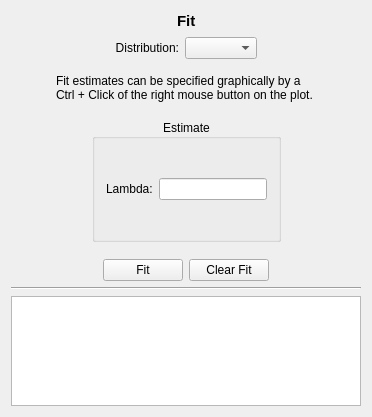
<?xml version="1.0" encoding="UTF-8"?>
<ui version="4.0">
 <class>FitWidgetClass</class>
 <widget class="QWidget" name="FitWidgetClass">
  <property name="geometry">
   <rect>
    <x>0</x>
    <y>0</y>
    <width>370</width>
    <height>417</height>
   </rect>
  </property>
  <property name="sizePolicy">
   <sizepolicy hsizetype="Preferred" vsizetype="Preferred">
    <horstretch>0</horstretch>
    <verstretch>0</verstretch>
   </sizepolicy>
  </property>
  <property name="windowTitle">
   <string>FitWidget</string>
  </property>
  <layout class="QVBoxLayout" name="verticalLayout_3">
   <item>
    <layout class="QHBoxLayout" name="horizontalLayout_10">
     <item>
      <spacer name="horizontalSpacer_14">
       <property name="orientation">
        <enum>Qt::Horizontal</enum>
       </property>
       <property name="sizeHint" stdset="0">
        <size>
         <width>40</width>
         <height>20</height>
        </size>
       </property>
      </spacer>
     </item>
     <item>
      <widget class="QLabel" name="label_8">
       <property name="font">
        <font>
         <pointsize>11</pointsize>
         <weight>75</weight>
         <bold>true</bold>
        </font>
       </property>
       <property name="text">
        <string>&lt;font color='black'&gt;Fit&lt;/font&gt;</string>
       </property>
      </widget>
     </item>
     <item>
      <spacer name="horizontalSpacer_15">
       <property name="orientation">
        <enum>Qt::Horizontal</enum>
       </property>
       <property name="sizeHint" stdset="0">
        <size>
         <width>40</width>
         <height>20</height>
        </size>
       </property>
      </spacer>
     </item>
    </layout>
   </item>
   <item>
    <layout class="QHBoxLayout" name="horizontalLayout_3">
     <item>
      <spacer name="horizontalSpacer_12">
       <property name="orientation">
        <enum>Qt::Horizontal</enum>
       </property>
       <property name="sizeHint" stdset="0">
        <size>
         <width>13</width>
         <height>20</height>
        </size>
       </property>
      </spacer>
     </item>
     <item>
      <widget class="QLabel" name="label">
       <property name="text">
        <string>Distribution:</string>
       </property>
       <property name="alignment">
        <set>Qt::AlignRight|Qt::AlignTrailing|Qt::AlignVCenter</set>
       </property>
      </widget>
     </item>
     <item>
      <widget class="QComboBox" name="fitDistributionComboBox">
       <property name="toolTip">
        <string>Select a probability distribution for the fit.</string>
       </property>
      </widget>
     </item>
     <item>
      <spacer name="horizontalSpacer_13">
       <property name="orientation">
        <enum>Qt::Horizontal</enum>
       </property>
       <property name="sizeHint" stdset="0">
        <size>
         <width>18</width>
         <height>20</height>
        </size>
       </property>
      </spacer>
     </item>
    </layout>
   </item>
   <item>
    <layout class="QHBoxLayout" name="horizontalLayout_8">
     <property name="topMargin">
      <number>9</number>
     </property>
     <item>
      <spacer name="horizontalSpacer_10">
       <property name="orientation">
        <enum>Qt::Horizontal</enum>
       </property>
       <property name="sizeHint" stdset="0">
        <size>
         <width>13</width>
         <height>20</height>
        </size>
       </property>
      </spacer>
     </item>
     <item>
      <widget class="QLabel" name="label_6">
       <property name="font">
        <font>
         <pointsize>8</pointsize>
        </font>
       </property>
       <property name="text">
        <string>&lt;!DOCTYPE HTML PUBLIC &quot;-//W3C//DTD HTML 4.0//EN&quot; &quot;http://www.w3.org/TR/REC-html40/strict.dtd&quot;&gt;
&lt;html&gt;&lt;head&gt;&lt;meta name=&quot;qrichtext&quot; content=&quot;1&quot; /&gt;&lt;style type=&quot;text/css&quot;&gt;
p, li { white-space: pre-wrap; }
&lt;/style&gt;&lt;/head&gt;&lt;body style=&quot; font-family:'Sans Serif'; font-size:9pt; font-weight:400; font-style:normal;&quot;&gt;
&lt;table border=&quot;0&quot; style=&quot;-qt-table-type: root; margin-top:4px; margin-bottom:4px; margin-left:4px; margin-right:4px;&quot;&gt;
&lt;tr&gt;
&lt;td style=&quot;border: none;&quot;&gt;
&lt;p style=&quot; margin-top:0px; margin-bottom:0px; margin-left:0px; margin-right:0px; -qt-block-indent:0; text-indent:0px;&quot;&gt;&lt;span style=&quot; color:#000000;&quot;&gt;Fit estimates can be specified graphically by a &lt;/span&gt;&lt;/p&gt;
&lt;p style=&quot; margin-top:0px; margin-bottom:0px; margin-left:0px; margin-right:0px; -qt-block-indent:0; text-indent:0px;&quot;&gt;&lt;span style=&quot; color:#000000;&quot;&gt;Ctrl + Click of the right mouse button on the plot. &lt;/span&gt;&lt;/p&gt;&lt;/td&gt;&lt;/tr&gt;&lt;/table&gt;&lt;/body&gt;&lt;/html&gt;</string>
       </property>
      </widget>
     </item>
     <item>
      <spacer name="horizontalSpacer_11">
       <property name="orientation">
        <enum>Qt::Horizontal</enum>
       </property>
       <property name="sizeHint" stdset="0">
        <size>
         <width>13</width>
         <height>20</height>
        </size>
       </property>
      </spacer>
     </item>
    </layout>
   </item>
   <item>
    <layout class="QHBoxLayout" name="horizontalLayout_4">
     <item>
      <spacer name="horizontalSpacer_3">
       <property name="orientation">
        <enum>Qt::Horizontal</enum>
       </property>
       <property name="sizeHint" stdset="0">
        <size>
         <width>13</width>
         <height>20</height>
        </size>
       </property>
      </spacer>
     </item>
     <item>
      <layout class="QVBoxLayout" name="verticalLayout">
       <item>
        <widget class="QStackedWidget" name="fitStackedWidget">
         <property name="currentIndex">
          <number>1</number>
         </property>
         <widget class="QWidget" name="gaussPage">
          <layout class="QHBoxLayout" name="horizontalLayout">
           <item>
            <widget class="QGroupBox" name="groupBox">
             <property name="title">
              <string>Estimate</string>
             </property>
             <property name="alignment">
              <set>Qt::AlignCenter</set>
             </property>
             <layout class="QGridLayout" name="gridLayout">
              <item row="0" column="0">
               <widget class="QLabel" name="label_2">
                <property name="text">
                 <string>Center:</string>
                </property>
                <property name="alignment">
                 <set>Qt::AlignRight|Qt::AlignTrailing|Qt::AlignVCenter</set>
                </property>
               </widget>
              </item>
              <item row="0" column="1">
               <widget class="QLineEdit" name="gaussCenterLineEdit">
                <property name="toolTip">
                 <string>Specify the center of the Gaussian distribution.</string>
                </property>
               </widget>
              </item>
              <item row="1" column="0">
               <widget class="QLabel" name="label_3">
                <property name="text">
                 <string>Peak:</string>
                </property>
                <property name="alignment">
                 <set>Qt::AlignRight|Qt::AlignTrailing|Qt::AlignVCenter</set>
                </property>
               </widget>
              </item>
              <item row="1" column="1">
               <widget class="QLineEdit" name="gaussPeakLineEdit">
                <property name="toolTip">
                 <string>Specify the peak of the Gaussian distribution.</string>
                </property>
               </widget>
              </item>
              <item row="2" column="0">
               <widget class="QLabel" name="label_4">
                <property name="text">
                 <string>FWHM:</string>
                </property>
                <property name="alignment">
                 <set>Qt::AlignRight|Qt::AlignTrailing|Qt::AlignVCenter</set>
                </property>
               </widget>
              </item>
              <item row="2" column="1">
               <widget class="QLineEdit" name="gaussFWHMLineEdit">
                <property name="toolTip">
                 <string>Specify the full width a half maximum value of the Gaussian distribution.</string>
                </property>
               </widget>
              </item>
             </layout>
            </widget>
           </item>
          </layout>
         </widget>
         <widget class="QWidget" name="poissonPage">
          <layout class="QHBoxLayout" name="horizontalLayout_2">
           <item>
            <widget class="QGroupBox" name="groupBox_2">
             <property name="title">
              <string>Estimate</string>
             </property>
             <property name="alignment">
              <set>Qt::AlignCenter</set>
             </property>
             <layout class="QHBoxLayout" name="horizontalLayout_6">
              <item>
               <widget class="QLabel" name="label_5">
                <property name="text">
                 <string>Lambda:</string>
                </property>
               </widget>
              </item>
              <item>
               <widget class="QLineEdit" name="poissonLambdaLineEdit">
                <property name="toolTip">
                 <string>Specify the mean number of occurrences for the Poisson distribution.</string>
                </property>
               </widget>
              </item>
             </layout>
            </widget>
           </item>
          </layout>
         </widget>
        </widget>
       </item>
      </layout>
     </item>
     <item>
      <spacer name="horizontalSpacer_4">
       <property name="orientation">
        <enum>Qt::Horizontal</enum>
       </property>
       <property name="sizeHint" stdset="0">
        <size>
         <width>13</width>
         <height>20</height>
        </size>
       </property>
      </spacer>
     </item>
    </layout>
   </item>
   <item>
    <layout class="QHBoxLayout" name="horizontalLayout_5">
     <item>
      <spacer name="horizontalSpacer_5">
       <property name="orientation">
        <enum>Qt::Horizontal</enum>
       </property>
       <property name="sizeHint" stdset="0">
        <size>
         <width>40</width>
         <height>20</height>
        </size>
       </property>
      </spacer>
     </item>
     <item>
      <widget class="QPushButton" name="fitButton">
       <property name="toolTip">
        <string>Fit the selected distribution to the histogram.</string>
       </property>
       <property name="text">
        <string>Fit</string>
       </property>
      </widget>
     </item>
     <item>
      <widget class="QPushButton" name="clearFitButton">
       <property name="toolTip">
        <string>Clear fit parameters and curves.</string>
       </property>
       <property name="text">
        <string>Clear Fit</string>
       </property>
      </widget>
     </item>
     <item>
      <spacer name="horizontalSpacer_6">
       <property name="orientation">
        <enum>Qt::Horizontal</enum>
       </property>
       <property name="sizeHint" stdset="0">
        <size>
         <width>40</width>
         <height>20</height>
        </size>
       </property>
      </spacer>
     </item>
    </layout>
   </item>
   <item>
    <widget class="Line" name="line">
     <property name="orientation">
      <enum>Qt::Horizontal</enum>
     </property>
    </widget>
   </item>
   <item>
    <layout class="QHBoxLayout" name="horizontalLayout_7">
     <item>
      <spacer name="horizontalSpacer_8">
       <property name="orientation">
        <enum>Qt::Horizontal</enum>
       </property>
       <property name="sizeHint" stdset="0">
        <size>
         <width>10</width>
         <height>20</height>
        </size>
       </property>
      </spacer>
     </item>
     <item>
      <layout class="QVBoxLayout" name="verticalLayout_2">
       <item>
        <widget class="QTextEdit" name="fitResultsTextEdit">
         <property name="sizePolicy">
          <sizepolicy hsizetype="Preferred" vsizetype="Preferred">
           <horstretch>0</horstretch>
           <verstretch>0</verstretch>
          </sizepolicy>
         </property>
         <property name="minimumSize">
          <size>
           <width>350</width>
           <height>0</height>
          </size>
         </property>
         <property name="maximumSize">
          <size>
           <width>165557</width>
           <height>120</height>
          </size>
         </property>
         <property name="readOnly">
          <bool>true</bool>
         </property>
        </widget>
       </item>
      </layout>
     </item>
     <item>
      <spacer name="horizontalSpacer_9">
       <property name="orientation">
        <enum>Qt::Horizontal</enum>
       </property>
       <property name="sizeHint" stdset="0">
        <size>
         <width>10</width>
         <height>20</height>
        </size>
       </property>
      </spacer>
     </item>
    </layout>
   </item>
  </layout>
 </widget>
 <layoutdefault spacing="6" margin="11"/>
 <resources/>
 <connections/>
</ui>
